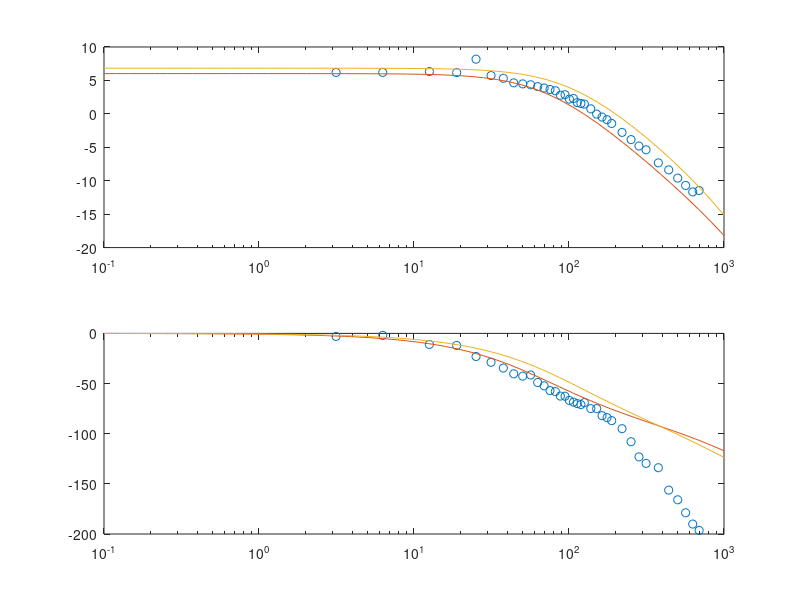

The MATLAB source for this figure: (Note: this script raises an error after producing the figure.)
% this code plots the data collected from the motor
clear
clc
close all

%% Input the experimental data
%read data from .dat file
data = load('raw_motor_data.dat');
f_data = data(:, 1);
mag_data = data(:, 2);
phase_data = data(:, 3);
%convert frequency to angular frequency
w_data = f_data*2*pi;

%% Find the transfer function that fit the experimental data
Ktotal = 2;
freqn = 55;
omegan = 2*pi*freqn;
zeta = 2.5;

%define the system
num = Ktotal*omegan^2;
den = [1 2*zeta*omegan omegan^2];

sys = tf(num, den)
w = logspace(-1, 3);
[mag_t, phase_t] = bode(sys, w);
mag_t = squeeze(mag_t);
phase_t = squeeze(phase_t);

%% Transfer function of the motor params from data sheet
L = 0.63e-3; % Inductance (H)
Kt = 1.82e-2; % Torque constant (N-m/A)
R = 0.83; % Resistance (Ohm)
Kbac = 1.82e-2; % Back emf constant (V/(rad/s))
I = 4.2e-6; % Rotor inertia (kg-m2)
b = 2.6e-6; % Viscous Damping (N-m-s)
Ktac = 0.02; % Tachometer constant (V/(rad/s))
Kamp = 2.01; % Amplifier gain
num_motor = Kt*Kamp*Ktac;
den_motor = [I*L (b*L + I*R) (R*b + Kt*Kbac)];
sys_motor = tf(num_motor,den_motor)
[mag_m, phase_m] = bode(sys_motor, w);
mag_m = squeeze(mag_m);
phase_m = squeeze(phase_m);

%% plotting procedure
%plot the raw data
subplot(2, 1, 1)
semilogx(w_data, 20*log10(mag_data), 'o')
hold on
semilogx(w, 20*log10(mag_t), w, 20*log10(mag_m))
subplot(2, 1, 2)
semilogx(w_data, phase_data, 'o')
hold on
semilogx(w, phase_t, w, phase_m)

%% define the motor model from experiment
model = sys;
data = "D:\Github\Control-Labs\ControlLab\Lab4\CSV_2021425103255.csv";
A = csvread(data, 2, 0);

t_step = A(:,1);
V_in_step = A(:,2);
V_out_step = A(:,3);

%normalize the response from oscope
t_step = t_step + 0.4981;
V_out_step = V_out_step + 3.67;
V_in_step = V_in_step + 2;

%remove negative time
pos_idx = find(t_step>0 & t_step<0.2);
t_step = t_step(pos_idx);
V_out_step = V_out_step(pos_idx);
V_in_step = V_in_step(pos_idx);

%make a new t_step_mode vector. 
%The t_step array contains non-monolithic values which causes problem in
%the lsim function
t_step_mod = linspace(0, 0.2, length(t_step));

%theoretical response of the motor model
[motor_respose] = lsim(model, V_in_step, t_step_mod);

%plot raw data
figure
plot(t_step,V_in_step,t_step,V_out_step)
%plot compare responses
figure
plot(t_step, V_out_step, t_step, motor_respose);
